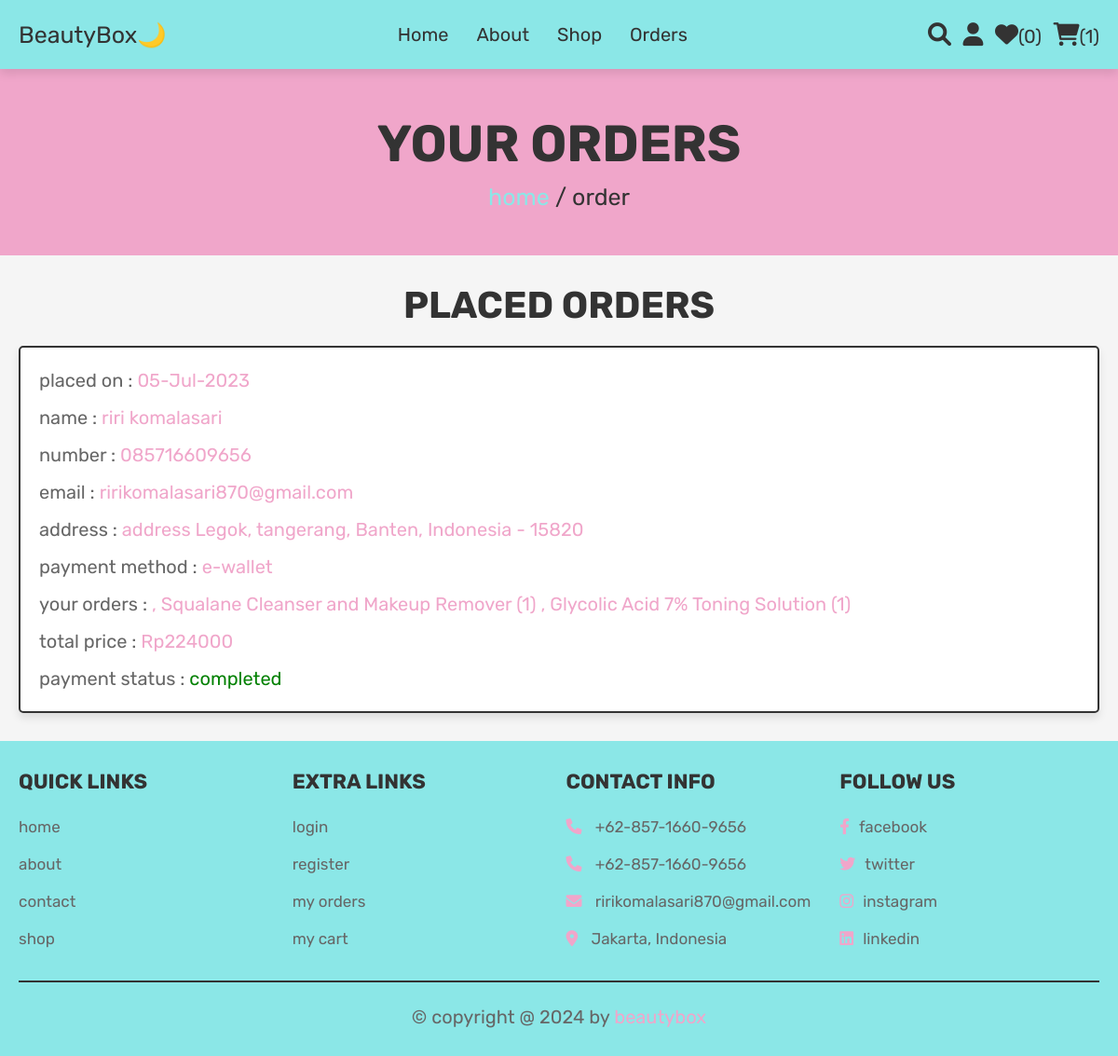
Page /orders.php (signed in) on the committed database.
### tables this page shows
CREATE TABLE `orders` (
  `id` int(100) NOT NULL,
  `user_id` int(100) NOT NULL,
  `name` varchar(100) NOT NULL,
  `number` varchar(12) NOT NULL,
  `email` varchar(100) NOT NULL,
  `method` varchar(50) NOT NULL,
  `address` varchar(500) NOT NULL,
  `total_products` varchar(1000) NOT NULL,
  `total_price` varchar(100) NOT NULL,
  `placed_on` varchar(50) NOT NULL,
  `proof` varchar(100) NOT NULL,
  `payment_status` varchar(20) NOT NULL DEFAULT 'pending'
);

### orders.php (the view, shortened to what this page needs)
<?php
include('config.php');
if(isset($_SESSION['user_id'])){
    $user_id = $_SESSION['user_id'];
 }else{
    $user_id = '';
 };
?>
<!DOCTYPE html>
<html lang="en">
<head>
   <link rel="stylesheet" href="https://cdnjs.cloudflare.com/ajax/libs/font-awesome/6.0.0/css/all.min.css">
   <link rel="stylesheet" href="css/style.css">
</head>
<body>
<?php @include 'header.php'; ?>
<section class="heading">
    <h3>your orders</h3>
    <p> <a href="index.php">home</a> / order </p>
</section>
<section class="placed-orders">
    <h1 class="title">placed orders</h1>
    <div class="box-container">
    <?php
        $select_orders = mysqli_query($conn, "SELECT * FROM `orders` WHERE user_id = '$user_id'") or die('query failed');
        if(mysqli_num_rows($select_orders) > 0){
            while($fetch_orders = mysqli_fetch_assoc($select_orders)){
    ?>
    <div class="box">
        <p> placed on : <span><?php echo $fetch_orders['placed_on']; ?></span> </p>
        <p> name : <span><?php echo $fetch_orders['name']; ?></span> </p>
        <p> number : <span><?php echo $fetch_orders['number']; ?></span> </p>
        <p> email : <span><?php echo $fetch_orders['email']; ?></span> </p>
        <p> address : <span><?php echo $fetch_orders['address']; ?></span> </p>
        <p> payment method : <span><?php echo $fetch_orders['method']; ?></span> </p>
        <p> your orders : <span><?php echo $fetch_orders['total_products']; ?></span> </p>
        <p> total price : <span>Rp<?php echo $fetch_orders['total_price']; ?></span> </p>
        <p> payment status : <span style="color:<?php if($fetch_orders['payment_status'] == 'pending'){echo 'tomato'; }else{echo 'green';} ?>"><?php echo $fetch_orders['payment_status']; ?></span> </p>
    </div>
    <?php
        }
    }else{
        echo '<p class="empty">no orders placed yet!</p>';
    }
    ?>
    </div>
</section>
<?php @include 'footer.php'; ?>
</body>
</html>

### css/style.css (style rules this page uses)
:root { --pink:#f0a6ca; --red:#c0392b; --clay:#8be7e7; --orange:#c4eb15; --black:#333; --white:#fff; --light-color:#666; --light-white:#ccc; --light-bg:#f5f5f5; --border:.2rem solid var(--black); --box-shadow:0 .5rem 1rem rgba(0,0,0,.1); }
* { font-family: 'Rubik', sans-serif; margin:0; padding:0; box-sizing: border-box; outline: none; border:none; text-decoration: none; transition:all .2s linear; }
html { font-size: 62.5%; overflow-x: hidden; scroll-behavior: smooth; scroll-padding-top: 6.5rem; }
body { background: var(--light-bg); }
section { padding:3rem 2rem; }
.heading { display: flex; flex-flow: column; align-items: center; justify-content: center; gap:1rem; background-color: var(--pink); text-align: center; min-height: 25vh; }
.heading h3 { font-size: 5.5rem; color:var(--black); text-transform: uppercase; }
.heading p { font-size: 2.5rem; color:var(--black); }
.heading p a { color:var(--clay); }
.title { text-align: center; margin-bottom: 2rem; color:var(--black); text-transform: uppercase; font-size: 4rem; }
.placed-orders .box-container { max-width: 1200px; margin:0 auto; display: flex; flex-wrap: wrap; gap:1.5rem; align-items: flex-start; }
.placed-orders .box-container .box { background-color: var(--white); padding:1rem 2rem; border:var(--border); box-shadow: var(--box-shadow); flex:1 1 40rem; border-radius: .5rem; }
.placed-orders .box-container .box p { margin: 1rem 0; font-size: 2rem; line-height: 1.5; color:var(--light-color); }
.placed-orders .box-container .box p span { color:var(--pink); }

### rows in the picture
orders: placed_on "05-Jul-2023", name "riri komalasari", number "085716609656", email "ririkomalasari870@gmail.com", address "address Legok, tangerang, Banten, Indonesia - 15820", method "e-wallet", total_products ", Squalane Cleanser and Makeup Remover (1) , Glycolic Acid 7% Toning Solution (1)", total_price "224000", payment_status "completed"

### other values in the picture
$wishlist_num_rows "0"
$cart_num_rows "1"
